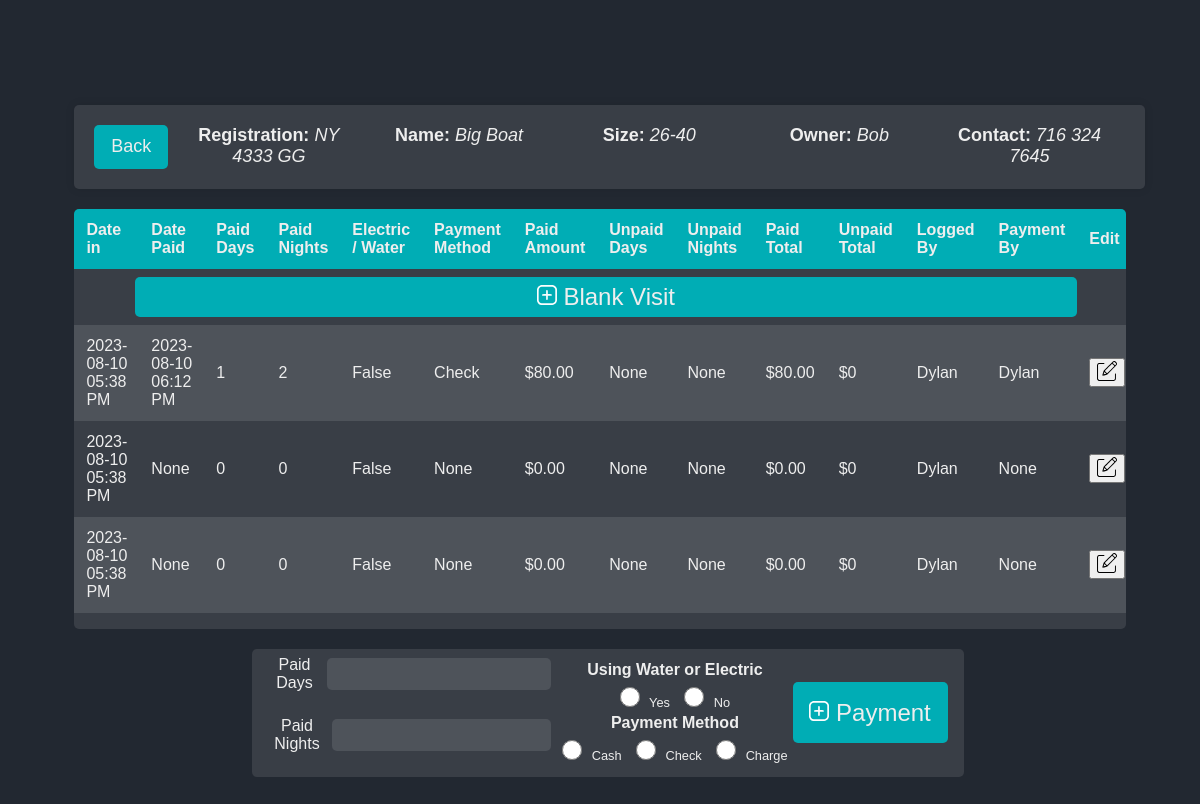
Before: /visits?id=1 (signed in) with the older database file.
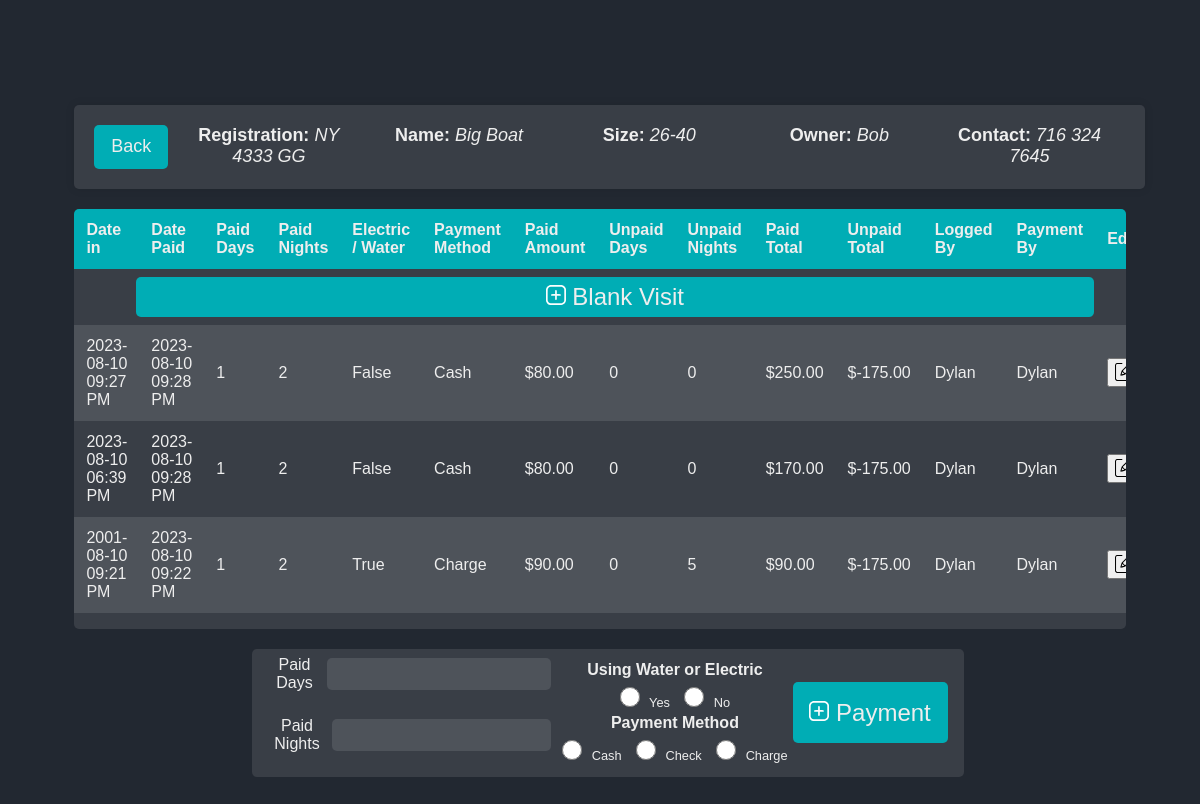
After: the same page with the newer database file.
### website/models.py (models this page shows)
class Boat(db.Model):
    id = db.Column(db.Integer, primary_key=True)
    boat_reg = db.Column(db.String(150), unique=True)
    sanitized_boat_reg = db.Column(db.String(150), unique=True)
    boat_name = db.Column(db.String(150))
    sanitized_boat_name = db.Column(db.String(150))
    phone_number = db.Column(db.String(150))
    sanitized_phone_number = db.Column(db.String(150))
    owner_name = db.Column(db.String(150))
    sanitized_owner_name = db.Column(db.String(150))
    boat_size = db.Column(db.Integer)
    email = db.Column(db.String(150))
    zipcode = db.Column(db.String(150))
    visits = db.relationship('Visit', backref='boat')
    current_boats_id = db.Column(db.Integer, db.ForeignKey('current_boats.id'))

class Visit(db.Model):
    id = db.Column(db.Integer, primary_key=True)
    logged_by = db.Column(db.Integer, db.ForeignKey('user.id'))
    payment_by = db.Column(db.Integer, db.ForeignKey('user.id'))
    logged_by_user = db.relationship('User', foreign_keys=[logged_by], back_populates='logged_visits')
    payment_by_user = db.relationship('User', foreign_keys=[payment_by], back_populates='paid_visits')
    date_in = db.Column(db.String(150))
    date_paid = db.Column(db.String(150))
    paid_amount = db.Column(db.Float)
    paid_days = db.Column(db.Integer)
    paid_nights = db.Column(db.Integer)
    paid_enw = db.Column(db.Boolean)
    paid_with = db.Column(db.String(150))
    unpaid_days = db.Column(db.Integer)
    unpaid_nights = db.Column(db.Integer)
    total = db.Column(db.Float)
    unpaid_total = db.Column(db.Float)
    boat_id = db.Column(db.Integer, db.ForeignKey('boat.id'))

class User(db.Model, UserMixin):
    id = db.Column(db.Integer, primary_key=True)
    email = db.Column(db.String(150), unique=True)
    password = db.Column(db.String(150))
    first_name = db.Column(db.String(150))
    logged_visits = db.relationship('Visit', foreign_keys='Visit.logged_by', back_populates='logged_by_user')
    paid_visits = db.relationship('Visit', foreign_keys='Visit.payment_by', back_populates='payment_by_user')

### website/views.py (the view, shortened to what this page needs)
@views.route('/visits' , methods=['GET','POST'])
@login_required
def visits():
    form = PaymentForm()
    delete_visit_form = DeleteVisitForm()
    button_pressed = request.form.get('submit-button')
    selected_row_id = request.form.get('selectedRowId')
    print("Button pressed is: " + str(button_pressed))
    print("Selected row ID is:", selected_row_id)
    boat = getBoatById(request.args.get('id', ''))
    sorted_visits = sorted(boat.visits, key=sort_key, reverse=True)
    if button_pressed == "search":
        form.date_paid.data = datetime.now(timezone.utc)
        form.date_in.data = Visit.query.get(selected_row_id).date_in
    if not boat:
        flash("Bad Boat ID", category='error')
    boat = getBoatById(request.args.get('id', ''))
    sorted_visits = sorted(boat.visits, key=sort_key, reverse=True)
    return render_template("visits.html", form=form, boat=boat, visits=sorted_visits, delete_form=delete_visit_form)

### website/forms.py
class PaymentForm(FlaskForm):
    selectedRowId = HiddenField("Feild 1")
    date_in = StringField('Date In', validators=[DataRequired()])
    date_paid = StringField('Date Paid', validators=[DataRequired()])
    paid_days = StringField('Paid Days', validators=[DataRequired()])
    paid_nights = StringField('Paid Nights', validators=[DataRequired()])
    unpaid_days = StringField('Unpaid Days')
    unpaid_nights = StringField('Unpaid Nights')
    paid_enw = RadioField('Electric / Water', choices=[('Yes','Yes'), ('No', 'No') ] , validators=[DataRequired()])
    paid_with  = RadioField('Payment Method', choices=[('Cash','Cash'), ('Check', 'Check'), ('Charge', 'Charge') ] , validators=[DataRequired()])
    submit = SubmitField('Submit')

class DeleteVisitForm(FlaskForm):
    selecteddeleteRowId = HiddenField("Field 1")

### website/functions.py (called while the page is built)
def sort_key(visit):
    if visit.date_in is None:
        return datetime.min
    return datetime.strptime(visit.date_in, '%Y-%m-%d %H:%M:%S.%f+00:00')

def getBoatById(id):
    boat = Boat.query.get(id)
    if boat is None:
        flash('No boat with given ID found', 'error')
        return None
    else:
        return boat

### website/templates/visits.html (shortened to what this page needs)
{% extends "base.html" %}
{% block head %}
  <link rel="stylesheet" href="static/form-styles.css">
{% endblock %}
{% block styles %}static/visit-styles.css{% endblock %}
{% block content%}
<div id="boat-info" class="boat-info-container">
  <a href="{{ url_for('views.log_boat', boat_reg=boat.boat_reg, boat_name=boat.boat_name, phone_number=boat.phone_number, id=boat.id) }}" id="home-btn">Back</a>
  <div class="boat-info-item"><h3><span><b>Registration:</b> </span><em>{{boat.boat_reg}}</em></h3></div>
  <div class="boat-info-item"><h3><span><b>Name:</b> </span><em>{{boat.boat_name}}</em></h3></div>
  <div class="boat-info-item"><h3><span><b>Size:</b> </span><em>{{boat.boat_size}}</em></h3></div>
  <div class="boat-info-item"><h3><span><b>Owner:</b> </span><em>{{boat.owner_name}}</em></h3></div>
  <div class="boat-info-item"><h3><span><b>Contact:</b> </span><em>{{boat.phone_number}}</em></h3></div>
</div>
<div id="main-container">
    <div id="left-container" style="flex: 1;">
            <div id="table-container">
                <table id="search-results">
                <thead>
                    <tr>
                    <th>Date in</th>
                    <th>Date Paid</th>
                    <th>Paid Days</th>
                    <th>Paid Nights</th>
                    <th>Electric / Water</th>
                    <th>Payment Method</th>
                    <th>Paid Amount</th>
                    <th>Unpaid Days</th>
                    <th>Unpaid Nights</th>
                    <th>Paid Total</th>
                    <th>Unpaid Total</th>
                    <th>Logged By</th>
                    <th>Payment By</th>
                    <th>Edit</th>
                    </tr>
                </thead>
                <tbody>
                    <tr class="add-blank-visit" id="add-blank-visit">
                      <td colspan="14">
                          <form method="POST">
                            <button type="submit" class="btn btn-primary add-blank-visit-button" name="submit-button" value="add_new">
                              <img src="static/more.svg" alt="Add-blank-visit" width="20" height="20">
                              Blank Visit
                            </button>
                          </form>
                      </td>
                    </tr>
                    {% for visit in visits%}
                    <tr id="row-{{ visit.id }}">
                      <form class="edit-form" method="POST" action="{{ url_for('views.update_payment', visitid=visit.id, id=boat.id) }}">
                        <td class="editable">
                          <div style="display: flex; align-items: center;">
                            <span class="text">{{ visit.date_in | utc_to_est}}</span>
                          </div>
                        </td>
                        <td class="editable">
                          <span class="text">{{ visit.date_paid | utc_to_est}}</span>
                        </td>
                        <td class="editable">
                          <span class="text">{{ visit.paid_days }}</span>
                          </td>
                        <td class="editable">
                          <span class="text">{{ visit.paid_nights }}</span>
                          </td>
                        <td class="editable">
                          <span class="text">{{ visit.paid_enw }}</span>
                          </td>
                        <td class="editable">
                          <span class="text">{{ visit.paid_with }}</span>
                          </td>
                          <td>
                            {% if visit.paid_amount == None %}
                              $0
                            {% else %}
                              ${{visit.paid_amount}}0
                            {% endif%}
                          </td>
                          <td class="editable">
                            <span class="text">{{ visit.unpaid_days  }}</span>
                          </td>
                          <td class="editable">
                            <span class="text">{{ visit.unpaid_nights  }}</span>
                          </td>
                          <td>
                            {% if visit.total == None %}
                              $0
                            {% else %}
                              ${{visit.total}}0
                            {% endif%}
                          </td>
                          <td>
                            {% if visit.unpaid_total == None %}
                              $0
                            {% else %}
                              ${{visit.unpaid_total}}0
                            {% endif%}
                          </td>
                          <td>
                            {% if visit.logged_by == None %}
                                None
                            {% else %}
                                {{ visit.logged_by|userID_to_name }}
                            {% endif %}
                          </td>
                          <td>
                            {% if visit.payment_by == None %}
                                None
                            {% else %}
                                {{ visit.payment_by|userID_to_name }}
                            {% endif %}
                          </td>
                          <td>
                            <button type="button" class="edit-button">
                              <img src="static/edit.svg" alt="Edit" width="20" height="20">
                            </button>
                          </td>
                      </form>
                    </tr>
                    {% endfor %}
                </tbody>
                </table>
            </div>
            </div>
    </div>
    <div id="right-container">
        <form method="POST" id="search">
          <div id="search-container" style="height: 7em;">
            <div>
                <div class="form-group">
                    {{ form.paid_days.label }}
                    {{ form.paid_days(class="form-control") }}
                </div>
                <div class="form-group">
                    {{ form.paid_nights.label }}
                    {{ form.paid_nights(class="form-control") }}
                </div>
            </div>
            <div class="radio-container">
                <div>
                    <h4 class="custom-heading">Using Water or Electric</h4>
                    {% for subfield in form.paid_enw %}
                        {{ subfield(class="form-check-input") }} {{ subfield.label(class="form-check-label") }}
                    {% endfor %}
                </div>
                <div>
                    <h4 class="custom-heading">Payment Method</h4>
                    {% for subfield in form.paid_with %}
                        {{ subfield(class="form-check-input") }} {{ subfield.label(class="form-check-label") }}
                    {% endfor %}
                </div>
            </div>
            <div>
              <div id="button-container">
                <button type="submit" class="btn btn-primary" id="login-btn" name="submit-button" value="search" >
                    <div >
                        <img src="static/more.svg" alt="Add-visit" width="20" height="20">
                        Payment
                    </div>
                </button>
            </div>
            </div>
          </div>
        </form>
</div>
{%endblock%}

### website/templates/base.html (shortened to what this page needs)
<!DOCTYPE html>
<html lang="en">
<head>
  <link rel="stylesheet" href="{%block styles%}static/styles.css{%endblock%}">
  {%block head%}{%endblock%}
</head>
<body>
  <div id="content-container">
    <div class="container">{% block content %} {% endblock %}</div>
  </div>
</body>
</html>

### website/static/visit-styles.css (style rules this page uses)
body { margin: 0; padding: 1em; font-family: Arial, sans-serif; background-color: #222831; color: #eeeeee; height: 100%; overflow: auto; display: flex; flex-direction: column; }
#content-container { width: 100%; height: 100%; display: flex; flex: 1; }
#main-container { display: flex; justify-content: space-between; padding: 1.25em; box-sizing: border-box; flex-wrap: wrap; }
#left-container, #right-container { flex: 1; max-height: 100%; overflow: auto; box-sizing: border-box; }
#right-container { padding: 1.25em; }
#search-container { display: flex; flex-direction: column; align-items: center; margin-bottom: 1.25em; }
input[type="text"] { margin: 0.5em; width: 100%; max-width: 18.75em; }
table { background-color: #393e46; border-collapse: collapse; width: 100%; }
th, td { padding: 0.75em; text-align: left; }
th { background-color: #00adb5; }
tr:nth-child(even) { background-color: #4e535a; }
#button-container { display: flex; justify-content: center; }
#login-btn, #home-btn { font-size: 1.5em; text-align: center; background-color: #00adb5; color: #eeeeee; padding: 1.25em 2.5em; border: none; cursor: pointer; transition: background-color 0.3s ease, transform 0.3s ease; border-radius: 5px; display: inline-block; margin-right: 0.5em; }
#main-container { padding: 0; }

### website/static/form-styles.css (style rules this page uses)
body { background-color: #222831; font-family: 'Arial', sans-serif; margin: 0; display: flex; justify-content: center; align-items: center; height: 100vh; }
.container { width: 70%; margin: 0 auto; padding: 1.25em; }
#content-container { text-align: center; }
.form-group { margin-bottom: 1em; display: flex; justify-content: center; align-items: center; }
.form-group label { display: block; color: #eeeeee; }
.form-check-input, .form-check-label { display: inline-block; margin-right: 0.625em; }
.form-check-input { width: auto; height: auto; }
input[type='radio'] { width: 1.5625em; height: 1.5625em; }
.form-group input { width: 100%; padding: 0.625em; border: none; border-radius: 5px; }
.form-control { background-color: #393e46; color: #eeeeee; }
.form-control::placeholder { color: #adb5bd; }
.btn-primary, #update-btn { font-size: 1.5em; background-color: #00adb5; margin: auto; color: #eeeeee; padding: 1.25em 2.5em; border: none; cursor: pointer; transition: background-color 0.3s ease, transform 0.3s ease; border-radius: 5px; margin-bottom: 1.25em; }
#home-btn { font-size: 1.125em; background-color: #00adb5; color: #eeeeee; padding: 0.625em 0.9375em; border: none; cursor: pointer; text-decoration: none; transition: background-color 0.3s ease, transform 0.3s ease; border-radius: 5px; display: inline-block; margin-right: 0.3125em; }

### website/templates/visits.html (style rules this page uses)
.container { width: 90%; padding: 1.25em; }
.boat-info-container { display: flex; flex-wrap: wrap; justify-content: space-between; width: 98%; background: #393e46; padding: 1.25em; margin-bottom: 1.25em; border-radius: 5px; box-shadow: 0px 0px 10px 0px rgba(0,0,0,0.1); }
.boat-info-item { flex: 1; text-align: center; margin: 0 0.3125em; }
.boat-info-item h3, h2 { margin: 0; padding-top: 0; padding-bottom: 0; font-size: 1.125em; color: #eeeeee; font-weight: normal; }
#content-container { flex-direction: column; align-items: center; }
#table-container { padding-bottom: 1.25em; height: 25em; overflow-y: auto; background-color: #393e46; border-radius: 5px; }
tr.add-blank-visit td { padding: 0.5em; text-align: center; }
.add-blank-visit-button { margin-bottom: 0px; width: 90%; padding: 0.25em 0.5em; }
.radio-container { padding: 0px; margin: 0px; }
.radio-container .form-check-input, .radio-container .form-check-label { font-size: 0.8rem; margin-right: 5px; margin-bottom: 0.2em; margin-top: 0em; padding: 0px; }
.custom-heading { font-size: 1em; margin-bottom: 0.5em; margin-top: 0.1em; }
#search-container { background-color: rgb(57, 62, 70); border-radius: 5px; width: 100%; display: flex; justify-content: center; align-items: center; flex-direction: row; padding: 0.5em; }
#search-container input { background-color:#4E535A; }
#right-container { display: flex; justify-content: center; }
#search-container button { padding: 0.7em; margin: 0em; }

Changed rows visible on the page:
removed Visit: date_in|utc_to_est "2023-08-10 05:38 PM", date_paid|utc_to_est "None", paid_days "0", paid_nights "0", paid_enw "False", paid_with "None", paid_amount "0.0", unpaid_days "None", unpaid_nights "None", total "0.0", shows "$0", logged_by|userID_to_name "Dylan"
added Visit: date_in|utc_to_est "2023-08-10 09:27 PM", date_paid|utc_to_est "2023-08-10 09:28 PM", paid_days "1", paid_nights "2", paid_enw "False", paid_with "Cash", paid_amount "80.0", unpaid_days "0", unpaid_nights "0", total "250.0", unpaid_total "-175.0", logged_by|userID_to_name "Dylan", payment_by|userID_to_name "Dylan"
changed Visit (number 2 of 3 on the later page): date_in|utc_to_est "2023-08-10 05:38 PM" → "2023-08-10 06:39 PM"; date_paid|utc_to_est "None" → "2023-08-10 09:28 PM"; paid_days "0" → "1"; paid_nights "0" → "2"; paid_with "None" → "Cash"; paid_amount "0.0" → "80.0"; unpaid_days "None" → "0"; unpaid_nights "None" → "0"; total "0.0" → "170.0"; unpaid_total (not shown) → "-175.0"; payment_by|userID_to_name (not shown) → "Dylan"; unpaid_total "$0" → "$ 0"; no longer shows "None"; moves up the list
changed Visit: date_in|utc_to_est "2023-08-10 05:38 PM" → "2001-08-10 09:21 PM"; date_paid|utc_to_est "2023-08-10 06:12 PM" → "2023-08-10 09:22 PM"; paid_enw "False" → "True"; paid_with "Check" → "Charge"; paid_amount "80.0" → "90.0"; unpaid_days "None" → "0"; unpaid_nights "None" → "5"; total "80.0" → "90.0"; unpaid_total (not shown) → "-175.0"; unpaid_total "$0" → "$ 0"
